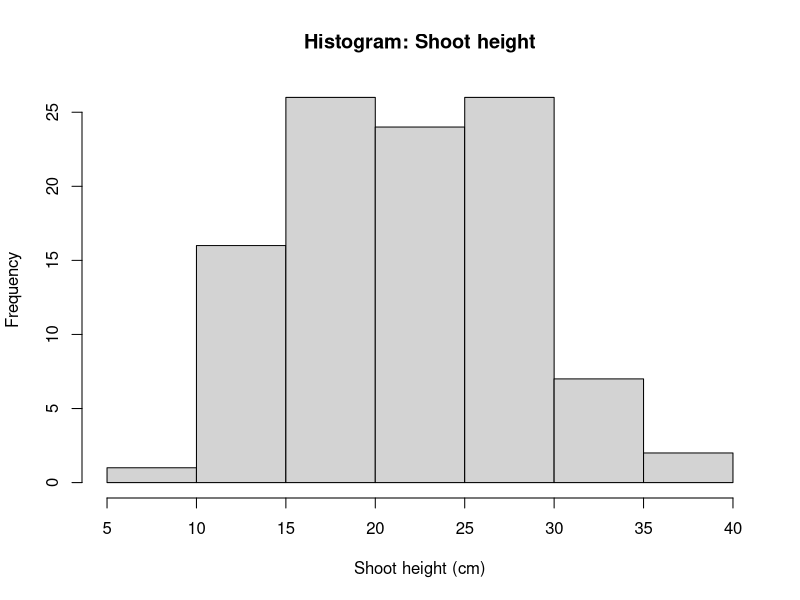
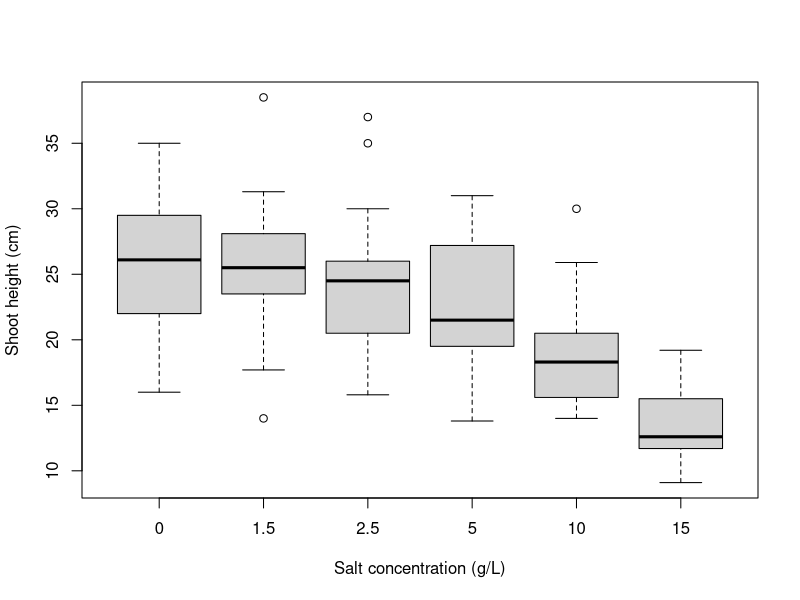
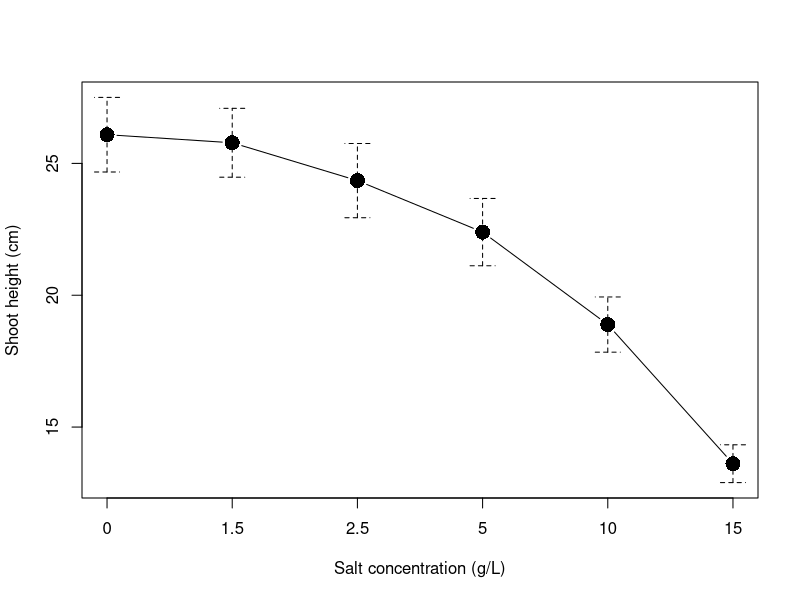
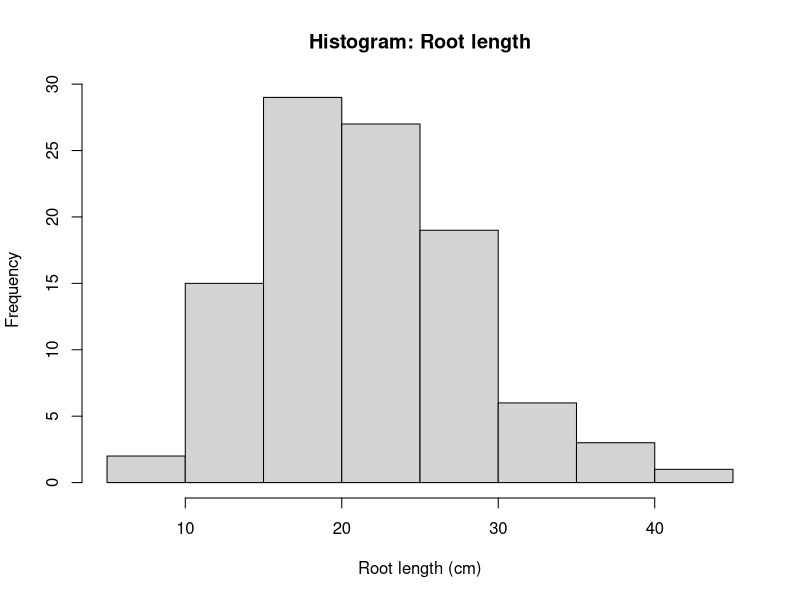
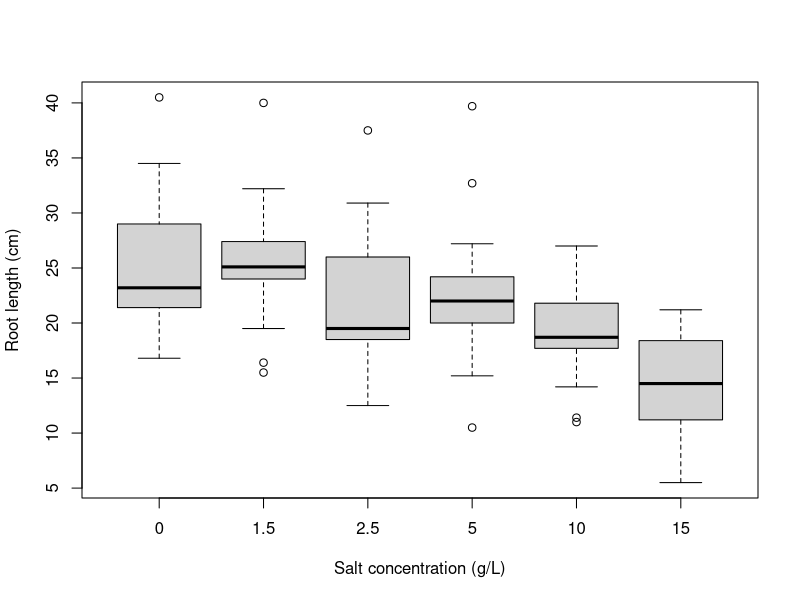
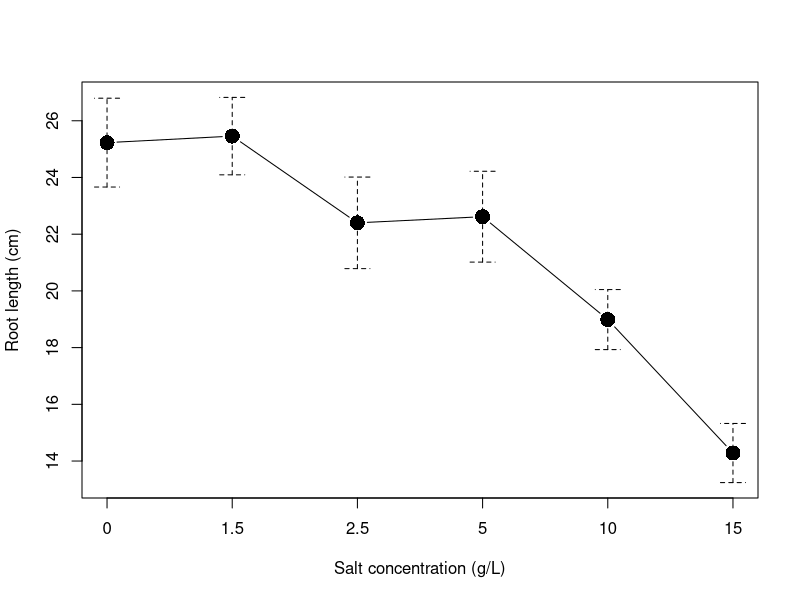
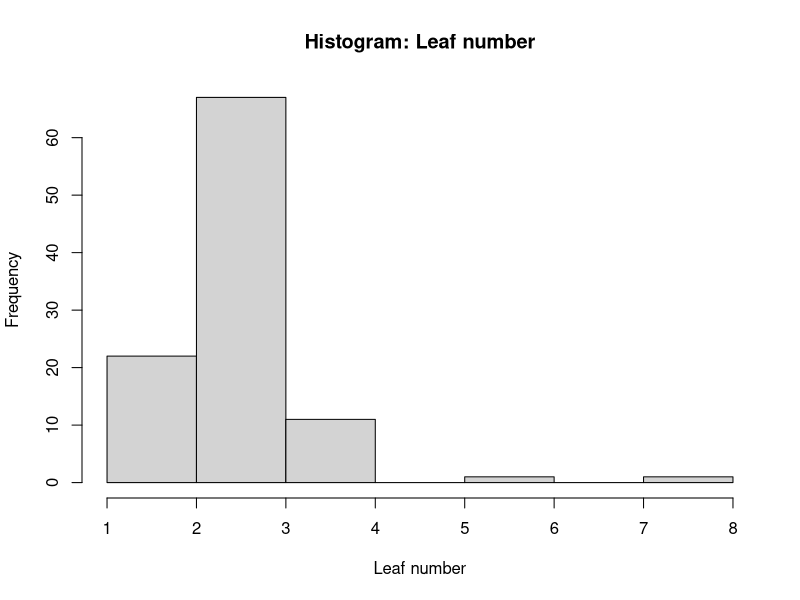
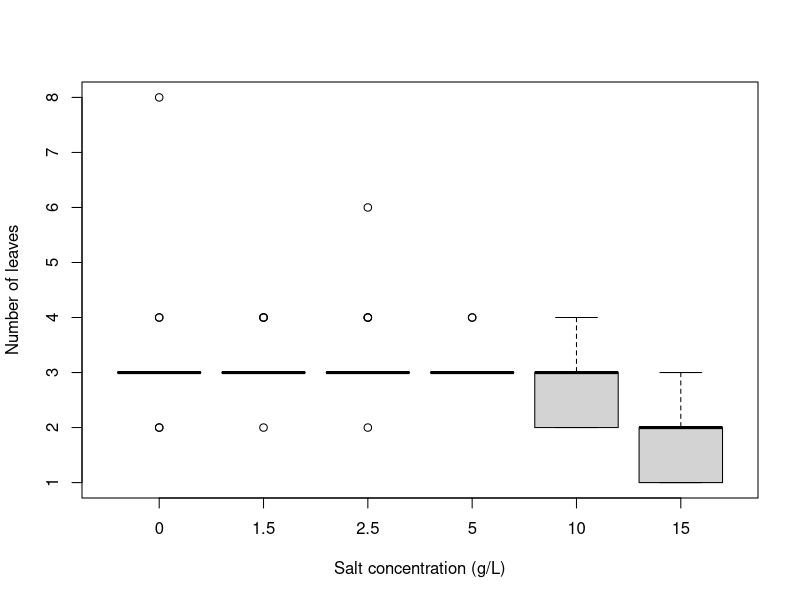

Generate these figures, in order, with R:
# ******************************************************************************
###                     Sof, Maddi,Vera and Rex' Salinity Workshop               ###
# ******************************************************************************

# ******************************************************************************
# Salinity Data Analysis -------------------------------------------------------
# ******************************************************************************

# First, we're going to clear the data from the global environment so we have a fresh start.

#If you run the below again, it will delete everything though! So if you plan to re-run things from the start, this line needs to be de-activated by putting a # next to it.
rm(list = ls())

# Work through the code step by step from here. 


# Data import and preparation --------------------------------------------------

# Let's import our data. If you're working on a Flinders Uni computer,
# put it on your U: drive or you WILL lose your work.

# The folder we are working in is called the "working directory." It's good practice to keep everything you're working on in this folder. You can check # that you're using the correct working directory with:
getwd()

# If the working directory isn't the folder you want to use, set it with:
# setwd("<enter filepath here>")

#OR click "Session - Set Working Directory - To File location"

# Your data should be saved in your working directory folder. You can then easily access them.

# read.csv() imports the data from the working directory; na.omit() removes rows

# with missing values (helps avoid errors later in tests/plots).
all_data <- na.omit(read.csv("Salinity_data.csv"))

# Quick look at the data
head(all_data)

# Check that everything looks right — for example, that variables have the
# correct data types.
str(all_data)
summary(all_data)


# We are going to analyse the response variables: shoot.height, root.length,
# fw.root.shoot.ratio, dw.root.shoot.ratio, shoot.moisture, root.moisture,
# total.moisture, and leaf.no.


# Before we get into it, let's make sure our data are formatted so we can work
# with them easily. This can be tedious, but it saves time in the long run.

# Assign the variables we're going to use to their own objects.

species     <- all_data$species
saltconc    <- as.character(all_data$salt.conc)  
# Salt concentration would automatically be numeric; we want it as character,
# because we'll use it as a categorical variable. We'll set a factor order below.
shootht     <- all_data$shoot.height
rootln      <- all_data$root.length
leafno      <- all_data$leaf.no
fwrootshoot <- all_data$fw.root.shoot.ratio
dwrootshoot <- all_data$dw.root.shoot.ratio
shootmoist  <- all_data$shoot.moisture
rootmoist   <- all_data$root.moisture
totmoist    <- all_data$total.moisture

# Build a tidy data frame for plotting and analysis.
alldata_df <- cbind.data.frame(
  species, saltconc, shootht, rootln, leafno,
  fwrootshoot, dwrootshoot, shootmoist, rootmoist, totmoist
)

# Define the desired order for salt concentrations and convert to a factor.
desired_salt_order <- c("0", "1.5", "2.5", "5", "10", "15")
alldata_df$saltconc <- factor(alldata_df$saltconc, levels = desired_salt_order)
levels(alldata_df$saltconc)


# Next, we need to perform some assumption testing. This is like checking the
# pantry to see which ingredients you have. If you have eggs, flour, milk, and
# sugar, you can make a cake. If you have eggs, milk, bacon, and cheese, you can
# make an omelette. We want to do a one‑way ANOVA, but we need to check that we
# have all the ingredients first.
# The assumptions (ingredients) of an ANOVA are:
#   > Normally distributed data
#   > Homogeneity of variances
#   > Independence (our data are independent because the plants were grown in
#     separate pots and do not influence each other).



# Shoot height -----------------------------------------------------------------

# We'll use dplyr for tidy summaries.
# install.packages("dplyr")  # run once if needed
library(dplyr)

# First, we're going to analyse the plants' shoot height in response to salinity.
# Let's see how many replicates we have for each treatment.

table(alldata_df$saltconc)


# Assumption 1: data are approximately normal
# The central limit theorem tells us that when n > 30, the sampling distribution
# of the mean is approximately normal, regardless of the population distribution.
# It's still good practice to report assumption checks.
# We'll use the Shapiro–Wilk test. The null hypothesis is that the sample comes
# from a normal distribution. If p > 0.05, we treat the data as approximately
# normal.
shapiro.test(alldata_df$shootht)

# Visual check of distribution
hist(alldata_df$shootht, main = "Histogram: Shoot height", xlab = "Shoot height (cm)")

# Compare the statistical test with the histogram. Do they agree?

# Quick check for extreme outliers with a boxplot.
# We'll use the RcmdrMisc package for a convenient means plot later as well.
# install.packages("RcmdrMisc")  # run once if needed
library(RcmdrMisc)

boxplot(shootht ~ saltconc, data = alldata_df,
        xlab = "Salt concentration (g/L)",
        ylab = "Shoot height (cm)")



# In this case, we don’t see extreme outliers. Let's proceed to the next
# assumption.

# Assumption 2: homogeneity of variances
# Levene’s test (in the car package) tests whether group variances are equal.
# A p‑value < 0.05 suggests unequal variances (assumption violated).


leveneTest(shootht ~ saltconc, data = alldata_df)

# One‑way ANOVA
# The null hypothesis is that mean shoot height is equal across salt
# concentrations. If the ANOVA p‑value < 0.05, we reject the null and conclude
# that at least one group mean differs.
shootht.aov <- aov(shootht ~ saltconc, data = alldata_df)
summary(shootht.aov)

# Helpful group summaries (not part of the ANOVA)
alldata_df %>%
  group_by(saltconc) %>%
  summarise(count = n(),
            mean  = mean(shootht, na.rm = TRUE),
            sd    = sd(shootht,   na.rm = TRUE),
            .groups = "drop")

# Post hoc comparisons: Tukey’s HSD tests which pairs of groups differ.
shootht.tukey <- TukeyHSD(shootht.aov, which = "saltconc")
shootht.tukey

# Interpreting output:
#   diff  = difference in means between the two groups
#   lwr,upr = 95% confidence interval
#   p adj = p‑value adjusted for multiple comparisons

# Let’s graph it.
# We’ll plot mean ± SE by salt concentration with plotMeans().
plotMeans(alldata_df$shootht,
          alldata_df$saltconc,
          error.bars = "se",
          xlab = "Salt concentration (g/L)",
          ylab = "Shoot height (cm)",
          main = "")


# Once you're happy with the plot, click "Export" and save it in your working
# folder.

# Great job — you've now covered most of the code you’ll need for this prac!
# The next analyses reuse the same functions you used for shootht. The code below
# gradually reduces comments as you repeat the workflow.



# Root length ------------------------------------------------------------------

# Assumption 1: data are approximately normal
# Shapiro–Wilk test
shapiro.test(alldata_df$rootln)
# If p > 0.05, treat as approximately normal; if p < 0.05, it deviates from
# normality.

# Visual check
hist(alldata_df$rootln, main = "Histogram: Root length", xlab = "Root length (cm)")

# Check for outliers
boxplot(rootln ~ saltconc, data = alldata_df,
        xlab = "Salt concentration (g/L)",
        ylab = "Root length (cm)")

# Assumption 2: homogeneity of variances
leveneTest(rootln ~ saltconc, data = alldata_df)

# One‑way ANOVA
rootln.aov <- aov(rootln ~ saltconc, data = alldata_df)
summary(rootln.aov)

# Group summaries
alldata_df %>%
  group_by(saltconc) %>%
  summarise(count = n(),
            mean  = mean(rootln, na.rm = TRUE),
            sd    = sd(rootln,   na.rm = TRUE),
            .groups = "drop")

# Tukey’s HSD
rootln.tukey <- TukeyHSD(rootln.aov, which = "saltconc")
rootln.tukey

# Plot mean ± SE and add letters
plotMeans(alldata_df$rootln, alldata_df$saltconc,
          error.bars = "se",
          xlab = "Salt concentration (g/L)",
          ylab = "Root length (cm)",
          main = "")


# Don’t forget to export your plot.



# Leaf number ------------------------------------------------------------------

# Assumption 1: data are approximately normal
# Shapiro–Wilk test
shapiro.test(alldata_df$leafno)
# What does this result mean for normality?

# Visual check
hist(alldata_df$leafno, main = "Histogram: Leaf number", xlab = "Leaf number")

# The data are counts. There is little variation in leaf number for 0–5 g/L salt
# concentration, so the Shapiro–Wilk test may indicate non‑normality. ANOVA is
# reasonably robust to deviations from normality, but note this in your write‑up.

# Boxplot by treatment
boxplot(leafno ~ saltconc, data = alldata_df,
        xlab = "Salt concentration (g/L)",
        ylab = "Number of leaves")

# Assumption 2: homogeneity of variances
leveneTest(leafno ~ saltconc, data = alldata_df)

# One‑way ANOVA
leafno.aov <- aov(leafno ~ saltconc, data = alldata_df)
summary(leafno.aov)

# Group summaries
alldata_df %>%
  group_by(saltconc) %>%
  summarise(count = n(),
            mean  = mean(leafno, na.rm = TRUE),
            sd    = sd(leafno,   na.rm = TRUE),
            .groups = "drop")

# Tukey’s HSD
leafno.tukey <- TukeyHSD(leafno.aov, which = "saltconc")
leafno.tukey

# Plot mean ± SE and add letters
plotMeans(alldata_df$leafno, alldata_df$saltconc,
          error.bars = "se",
          xlab = "Salt concentration (g/L)",
          ylab = "Number of leaves",
          main = "")
# Don’t forget to export your plot.



# Fresh Weight root:shoot ratio - the case with outliers ------------------------------------------------------------

# In the previous examples we didn't need to remove outliers, but you might need
# to for some variables. A good example is the FW root:shoot ratio, which we'll do next. 

# Test normality - this is highly significant!
shapiro.test(alldata_df$fwrootshoot)

#The distribution to the left looks OK, but there are some real outlying values.
hist(alldata_df$fwrootshoot,
     main = "Histogram: FW root:shoot (no outliers)",
     xlab = "FW root:shoot ratio")


# Another visual check to see where the outliers are in the groups
boxplot(alldata_df$fwrootshoot ~ saltconc, data = alldata_df,
        xlab = "Salt concentration (g/L)",
        ylab = "FW root:shoot ratio")

# It looks like something is happening in the 15 g/L treatment, where the roots are ~5.5* longer than the shoots. #Maybe someone didn't put the decimals right? Regardless, this is probably a situation where a mistake has occurred and we have to remove some of the extreme outliers.

# Check replicates per treatment - remember the full number of replicates
table(alldata_df$saltconc)

# Define outliers as points outside 1.5 × IQR.
# If there are extreme outliers, we will remove them. Be sure to justify any
# removals in your methods section.
quartiles <- quantile(alldata_df$fwrootshoot, probs = c(.25, .75), na.rm = TRUE)
iqr_val   <- IQR(alldata_df$fwrootshoot, na.rm = TRUE)
Lower     <- quartiles[1] - 1.5 * iqr_val
Upper     <- quartiles[2] + 1.5 * iqr_val

# Keep values within the limits in a new data frame for analysis.
fwrootshoot_nooutliers <- dplyr::filter(alldata_df,
                                        fwrootshoot >= Lower & fwrootshoot <= Upper)

# Check replicate counts after filtering. Which treatments had outliers removed, which didn't?
table(fwrootshoot_nooutliers$saltconc)

# Re‑test normality after removal. This is less highly significant but still not amazing
shapiro.test(fwrootshoot_nooutliers$fwrootshoot)

#But the histogram suggests taht we are now looking at one continuous distribution, which should be fine for ANOVA testing.
hist(fwrootshoot_nooutliers$fwrootshoot,
     main = "Histogram: FW root:shoot (no outliers)",
     xlab = "FW root:shoot ratio")

fwrootshoot_nooutliers$saltconc <- factor(fwrootshoot_nooutliers$saltconc,
                                          levels = desired_salt_order)
levels(fwrootshoot_nooutliers$saltconc)

#The boxplot comparisons also look like they are not too affected by the outliers
boxplot(fwrootshoot ~ saltconc, data = fwrootshoot_nooutliers,
        xlab = "Salt concentration (g/L)",
        ylab = "FW root:shoot ratio")

# NB: Don’t remove outliers just because they’re inconvenient — you need a sound
# biological reason. Be transparent and justify any removals; otherwise, you’re
# simply massaging the data.

# Our histogram now suggests a more coherent distribution. Because ANOVA is
# relatively robust to non‑normality, we will continue — just note that the
# normality assumption was violated and how you addressed it.

##############Go forth and conquer the stats!!########################

# From here, you can either use your new skills to analyse the remaining
# variables (this will put you in the running for an HD!) or open and run the
# file "workshop1_salinitycont.R" to work through our code.

# IF YOU CHOOSE TO PROCEED YOURSELF, DO NOT CREATE A NEW FILE OR READ NEW DATA.
# KEEP WORKING FROM THE BOTTOM OF THIS SCRIPT ONWARDS.

# Good luck!
